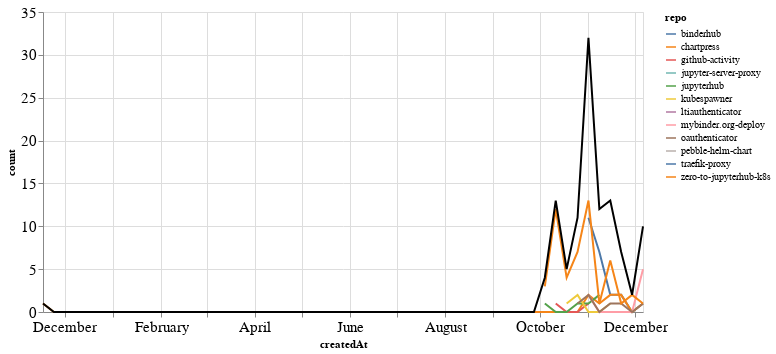

Notebook code cell kept with this figure:
### Markdown cell above
### PRs

### Code cell
prs_time = prs.groupby('repo').resample('W', on='createdAt').count()['author'].reset_index()
prs_time = prs_time.rename(columns={'author': 'count'})
prs_time_total = prs_time.groupby('createdAt').agg({"count": "sum"}).reset_index()

ch1 = alt.Chart(prs_time, width=600).mark_line().encode(
    x='createdAt',
    y='count',
    color='repo',
    tooltip="repo"
)

ch2 = alt.Chart(prs_time_total, width=600).mark_line(color="black").encode(
    x='createdAt',
    y='count',
)

ch1 + ch2

### Figure 1 — Vega-Lite specification as saved in the notebook (floating-point values rounded to 4 significant figures)
{"config": {"axisLeft": {"labelFontSize": 15}, "axisBottom": {"labelFontSize": 15}}, "layer": [{"data": {"name": "data-bfcd3fa124442570f71c5a77ba96866c"}, "mark": "line", "encoding": {"color": {"type": "nominal", "field": "repo"}, "tooltip": {"type": "nominal", "field": "repo"}, "x": {"type": "temporal", "field": "createdAt"}, "y": {"type": "quantitative", "field": "count"}}, "width": 600}, {"data": {"name": "data-220636edf8d55db170d06fa2f24325d1"}, "mark": {"type": "line", "color": "black"}, "encoding": {"x": {"type": "temporal", "field": "createdAt"}, "y": {"type": "quantitative", "field": "count"}}, "width": 600}], "$schema": "https://vega.github.io/schema/vega-lite/v4.8.1.json", "datasets": {"data-bfcd3fa124442570f71c5a77ba96866c": [{"repo": "binderhub", "createdAt": "2020-11-01T00:00:00", "count": 11}, {"repo": "binderhub", "createdAt": "2020-11-08T00:00:00", "count": 7}, {"repo": "binderhub", "createdAt": "2020-11-15T00:00:00", "count": 2}, {"repo": "binderhub", "createdAt": "2020-11-22T00:00:00", "count": 2}, {"repo": "binderhub", "createdAt": "2020-11-29T00:00:00", "count": 0}, {"repo": "binderhub", "createdAt": "2020-12-06T00:00:00", "count": 1}, {"repo": "chartpress", "createdAt": "2019-11-17T00:00:00", "count": 1}, {"repo": "chartpress", "createdAt": "2019-11-24T00:00:00", "count": 0}, {"repo": "chartpress", "createdAt": "2019-12-01T00:00:00", "count": 0}, {"repo": "chartpress", "createdAt": "2019-12-08T00:00:00", "count": 0}, {"repo": "chartpress", "createdAt": "2019-12-15T00:00:00", "count": 0}, {"repo": "chartpress", "createdAt": "2019-12-22T00:00:00", "count": 0}, {"repo": "chartpress", "createdAt": "2019-12-29T00:00:00", "count": 0}, {"repo": "chartpress", "createdAt": "2020-01-05T00:00:00", "count": 0}, {"repo": "chartpress", "createdAt": "2020-01-12T00:00:00", "count": 0}, {"repo": "chartpress", "createdAt": "2020-01-19T00:00:00", "count": 0}, {"repo": "chartpress", "createdAt": "2020-01-26T00:00:00", "count": 0}, {"repo": "chartpress", "createdAt": "2020-02-02T00:00:00", "count": 0}, {"repo": "chartpress", "createdAt": "2020-02-09T00:00:00", "count": 0}, {"repo": "chartpress", "createdAt": "2020-02-16T00:00:00", "count": 0}, {"repo": "chartpress", "createdAt": "2020-02-23T00:00:00", "count": 0}, {"repo": "chartpress", "createdAt": "2020-03-01T00:00:00", "count": 0}, {"repo": "chartpress", "createdAt": "2020-03-08T00:00:00", "count": 0}, {"repo": "chartpress", "createdAt": "2020-03-15T00:00:00", "count": 0}, {"repo": "chartpress", "createdAt": "2020-03-22T00:00:00", "count": 0}, {"repo": "chartpress", "createdAt": "2020-03-29T00:00:00", "count": 0}, {"repo": "chartpress", "createdAt": "2020-04-05T00:00:00", "count": 0}, {"repo": "chartpress", "createdAt": "2020-04-12T00:00:00", "count": 0}, {"repo": "chartpress", "createdAt": "2020-04-19T00:00:00", "count": 0}, {"repo": "chartpress", "createdAt": "2020-04-26T00:00:00", "count": 0}, {"repo": "chartpress", "createdAt": "2020-05-03T00:00:00", "count": 0}, {"repo": "chartpress", "createdAt": "2020-05-10T00:00:00", "count": 0}, {"repo": "chartpress", "createdAt": "2020-05-17T00:00:00", "count": 0}, {"repo": "chartpress", "createdAt": "2020-05-24T00:00:00", "count": 0}, {"repo": "chartpress", "createdAt": "2020-05-31T00:00:00", "count": 0}, {"repo": "chartpress", "createdAt": "2020-06-07T00:00:00", "count": 0}, {"repo": "chartpress", "createdAt": "2020-06-14T00:00:00", "count": 0}, {"repo": "chartpress", "createdAt": "2020-06-21T00:00:00", "count": 0}, {"repo": "chartpress", "createdAt": "2020-06-28T00:00:00", "count": 0}, {"repo": "chartpress", "createdAt": "2020-07-05T00:00:00", "count": 0}, {"repo": "chartpress", "createdAt": "2020-07-12T00:00:00", "count": 0}, {"repo": "chartpress", "createdAt": "2020-07-19T00:00:00", "count": 0}, {"repo": "chartpress", "createdAt": "2020-07-26T00:00:00", "count": 0}, {"repo": "chartpress", "createdAt": "2020-08-02T00:00:00", "count": 0}, {"repo": "chartpress", "createdAt": "2020-08-09T00:00:00", "count": 0}, {"repo": "chartpress", "createdAt": "2020-08-16T00:00:00", "count": 0}, {"repo": "chartpress", "createdAt": "2020-08-23T00:00:00", "count": 0}, {"repo": "chartpress", "createdAt": "2020-08-30T00:00:00", "count": 0}, {"repo": "chartpress", "createdAt": "2020-09-06T00:00:00", "count": 0}, {"repo": "chartpress", "createdAt": "2020-09-13T00:00:00", "count": 0}, {"repo": "chartpress", "createdAt": "2020-09-20T00:00:00", "count": 0}, {"repo": "chartpress", "createdAt": "2020-09-27T00:00:00", "count": 0}, {"repo": "chartpress", "createdAt": "2020-10-04T00:00:00", "count": 0}, {"repo": "chartpress", "createdAt": "2020-10-11T00:00:00", "count": 0}, {"repo": "chartpress", "createdAt": "2020-10-18T00:00:00", "count": 0}, {"repo": "chartpress", "createdAt": "2020-10-25T00:00:00", "count": 0}, {"repo": "chartpress", "createdAt": "2020-11-01T00:00:00", "count": 2}, {"repo": "chartpress", "createdAt": "2020-11-08T00:00:00", "count": 1}, {"repo": "chartpress", "createdAt": "2020-11-15T00:00:00", "count": 2}, {"repo": "chartpress", "createdAt": "2020-11-22T00:00:00", "count": 2}, {"repo": "chartpress", "createdAt": "2020-11-29T00:00:00", "count": 0}, {"repo": "chartpress", "createdAt": "2020-12-06T00:00:00", "count": 1}, {"repo": "github-activity", "createdAt": "2020-10-11T00:00:00", "count": 1}, {"repo": "github-activity", "createdAt": "2020-10-18T00:00:00", "count": 0}, {"repo": "github-activity", "createdAt": "2020-10-25T00:00:00", "count": 0}, {"repo": "github-activity", "createdAt": "2020-11-01T00:00:00", "count": 1}, {"repo": "jupyter-server-proxy", "createdAt": "2020-11-22T00:00:00", "count": 1}, {"repo": "jupyterhub", "createdAt": "2020-10-04T00:00:00", "count": 1}, {"repo": "jupyterhub", "createdAt": "2020-10-11T00:00:00", "count": 0}, {"repo": "jupyterhub", "createdAt": "2020-10-18T00:00:00", "count": 0}, {"repo": "jupyterhub", "createdAt": "2020-10-25T00:00:00", "count": 1}, {"repo": "jupyterhub", "createdAt": "2020-11-01T00:00:00", "count": 1}, {"repo": "jupyterhub", "createdAt": "2020-11-08T00:00:00", "count": 2}, {"repo": "kubespawner", "createdAt": "2020-10-18T00:00:00", "count": 1}, {"repo": "kubespawner", "createdAt": "2020-10-25T00:00:00", "count": 2}, {"repo": "kubespawner", "createdAt": "2020-11-01T00:00:00", "count": 0}, {"repo": "kubespawner", "createdAt": "2020-11-08T00:00:00", "count": 0}, {"repo": "kubespawner", "createdAt": "2020-11-15T00:00:00", "count": 1}, {"repo": "ltiauthenticator", "createdAt": "2020-11-15T00:00:00", "count": 1}, {"repo": "mybinder.org-deploy", "createdAt": "2020-11-01T00:00:00", "count": 2}, {"repo": "mybinder.org-deploy", "createdAt": "2020-11-08T00:00:00", "count": 0}, {"repo": "mybinder.org-deploy", "createdAt": "2020-11-15T00:00:00", "count": 0}, {"repo": "mybinder.org-deploy", "createdAt": "2020-11-22T00:00:00", "count": 0}, {"repo": "mybinder.org-deploy", "createdAt": "2020-11-29T00:00:00", "count": 0}, {"repo": "mybinder.org-deploy", "createdAt": "2020-12-06T00:00:00", "count": 5}, {"repo": "oauthenticator", "createdAt": "2020-10-25T00:00:00", "count": 1}, {"repo": "oauthenticator", "createdAt": "2020-11-01T00:00:00", "count": 2}, {"repo": "oauthenticator", "createdAt": "2020-11-08T00:00:00", "count": 0}, {"repo": "oauthenticator", "createdAt": "2020-11-15T00:00:00", "count": 1}, {"repo": "oauthenticator", "createdAt": "2020-11-22T00:00:00", "count": 1}, {"repo": "oauthenticator", "createdAt": "2020-11-29T00:00:00", "count": 0}, {"repo": "oauthenticator", "createdAt": "2020-12-06T00:00:00", "count": 1}, {"repo": "pebble-helm-chart", "createdAt": "2020-11-08T00:00:00", "count": 1}, {"repo": "traefik-proxy", "createdAt": "2020-12-06T00:00:00", "count": 1}, {"repo": "zero-to-jupyterhub-k8s", "createdAt": "2020-10-04T00:00:00", "count": 3}, {"repo": "zero-to-jupyterhub-k8s", "createdAt": "2020-10-11T00:00:00", "count": 12}, {"repo": "zero-to-jupyterhub-k8s", "createdAt": "2020-10-18T00:00:00", "count": 4}, {"repo": "zero-to-jupyterhub-k8s", "createdAt": "2020-10-25T00:00:00", "count": 7}, {"repo": "zero-to-jupyterhub-k8s", "createdAt": "2020-11-01T00:00:00", "count": 13}, {"repo": "zero-to-jupyterhub-k8s", "createdAt": "2020-11-08T00:00:00", "count": 1}, {"repo": "zero-to-jupyterhub-k8s", "createdAt": "2020-11-15T00:00:00", "count": 6}, {"repo": "zero-to-jupyterhub-k8s", "createdAt": "2020-11-22T00:00:00", "count": 1}, {"repo": "zero-to-jupyterhub-k8s", "createdAt": "2020-11-29T00:00:00", "count": 2}, {"repo": "zero-to-jupyterhub-k8s", "createdAt": "2020-12-06T00:00:00", "count": 1}], "data-220636edf8d55db170d06fa2f24325d1": [{"createdAt": "2019-11-17T00:00:00", "count": 1}, {"createdAt": "2019-11-24T00:00:00", "count": 0}, {"createdAt": "2019-12-01T00:00:00", "count": 0}, {"createdAt": "2019-12-08T00:00:00", "count": 0}, {"createdAt": "2019-12-15T00:00:00", "count": 0}, {"createdAt": "2019-12-22T00:00:00", "count": 0}, {"createdAt": "2019-12-29T00:00:00", "count": 0}, {"createdAt": "2020-01-05T00:00:00", "count": 0}, {"createdAt": "2020-01-12T00:00:00", "count": 0}, {"createdAt": "2020-01-19T00:00:00", "count": 0}, {"createdAt": "2020-01-26T00:00:00", "count": 0}, {"createdAt": "2020-02-02T00:00:00", "count": 0}, {"createdAt": "2020-02-09T00:00:00", "count": 0}, {"createdAt": "2020-02-16T00:00:00", "count": 0}, {"createdAt": "2020-02-23T00:00:00", "count": 0}, {"createdAt": "2020-03-01T00:00:00", "count": 0}, {"createdAt": "2020-03-08T00:00:00", "count": 0}, {"createdAt": "2020-03-15T00:00:00", "count": 0}, {"createdAt": "2020-03-22T00:00:00", "count": 0}, {"createdAt": "2020-03-29T00:00:00", "count": 0}, {"createdAt": "2020-04-05T00:00:00", "count": 0}, {"createdAt": "2020-04-12T00:00:00", "count": 0}, {"createdAt": "2020-04-19T00:00:00", "count": 0}, {"createdAt": "2020-04-26T00:00:00", "count": 0}, {"createdAt": "2020-05-03T00:00:00", "count": 0}, {"createdAt": "2020-05-10T00:00:00", "count": 0}, {"createdAt": "2020-05-17T00:00:00", "count": 0}, {"createdAt": "2020-05-24T00:00:00", "count": 0}, {"createdAt": "2020-05-31T00:00:00", "count": 0}, {"createdAt": "2020-06-07T00:00:00", "count": 0}, {"createdAt": "2020-06-14T00:00:00", "count": 0}, {"createdAt": "2020-06-21T00:00:00", "count": 0}, {"createdAt": "2020-06-28T00:00:00", "count": 0}, {"createdAt": "2020-07-05T00:00:00", "count": 0}, {"createdAt": "2020-07-12T00:00:00", "count": 0}, {"createdAt": "2020-07-19T00:00:00", "count": 0}, {"createdAt": "2020-07-26T00:00:00", "count": 0}, {"createdAt": "2020-08-02T00:00:00", "count": 0}, {"createdAt": "2020-08-09T00:00:00", "count": 0}, {"createdAt": "2020-08-16T00:00:00", "count": 0}, {"createdAt": "2020-08-23T00:00:00", "count": 0}, {"createdAt": "2020-08-30T00:00:00", "count": 0}, {"createdAt": "2020-09-06T00:00:00", "count": 0}, {"createdAt": "2020-09-13T00:00:00", "count": 0}, {"createdAt": "2020-09-20T00:00:00", "count": 0}, {"createdAt": "2020-09-27T00:00:00", "count": 0}, {"createdAt": "2020-10-04T00:00:00", "count": 4}, {"createdAt": "2020-10-11T00:00:00", "count": 13}, {"createdAt": "2020-10-18T00:00:00", "count": 5}, {"createdAt": "2020-10-25T00:00:00", "count": 11}, {"createdAt": "2020-11-01T00:00:00", "count": 32}, {"createdAt": "2020-11-08T00:00:00", "count": 12}, {"createdAt": "2020-11-15T00:00:00", "count": 13}, {"createdAt": "2020-11-22T00:00:00", "count": 7}, {"createdAt": "2020-11-29T00:00:00", "count": 2}, {"createdAt": "2020-12-06T00:00:00", "count": 10}]}}
